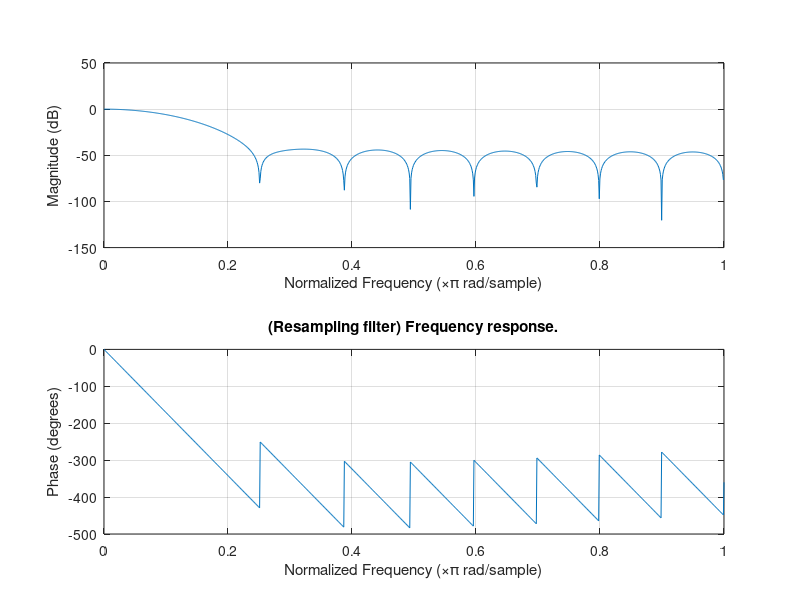

Source code (MATLAB): (Note: this script raises an error after producing the figure.)
%Downsample z-stack with an integer factor. The input is band-passed with a
%bandpass-filter
clc;
close all;
clear all;
Md = 16; %Downsampling factor in z
Mu = 4; %Upsampling factor in z. The combined factor between downsampling and upsampling will be a new resampling factor of Mu/Mz
L = 19; %Filter length
h = fir1(L,1/Md*0.9);
figure(1);freqz(h,1,1024);
title('(Downsampling filter) Frequency response.');


%Dimension of each image
curfolder = 'D:\Mikhail\QDIC\Embryos_2016_02_26\checkpoint6_zees_more';
outdir = 'D:\Mikhail\QDIC\Embryos_2016_02_26\20x_data\Checkpoint6_zee_more\Raw_frames';
if (~exist(outdir))
    mkdir(outdir);
end
ff=0:13;
tt=0:0;
chh=1;
ii=0;
cc=0;
rr=0;
zz = 0:2048;
mm=0:3;
fname =@(odir,f,t,i,ch,c,r,z,m) sprintf('%s\\f%d_t%d_i%d_ch%d_c%d_r%d_z%d_m%d.tif',odir,f,t,i,ch,c,r,z,m);
fname2 =@(odir,f,t,i,ch,c,r,z,str) sprintf('%s\\f%d_t%d_i%d_ch%d_c%d_r%d_z%d_%s.tif',odir,f,t,i,ch,c,r,z,str);




%Now, go downsampling the data
%p=gcp;
%delete(p);
%p=parpool(4);


hr = fir1(L,1/max(Mu,Md)*0.9);
figure(1);freqz(hr,1,1024);
title('(Resampling filter) Frequency response.');
disp(['Downsampling: ' num2str(Md) 'x, upsampling: ' num2str(Mu) 'x...']);
    
%Polyphase filtering, make sure the length of the polyphase filter is  
h_L = length(hr(:));
h_L1 = ceil(h_L/lcm(Md,Mu))*lcm(Md,Mu); %Make sure the length of the filter is a multiple of Mu and Md. This will make the indexing less...crazy.
%Zeropad the data with 0 to make the filter polyphase
h_poly = [hr(:);zeros(h_L1-h_L,1)];
%Select polyphase filter
h_poly_length = h_L1/Md; %Length of each polyphase filter

    
newdatalength = ceil(length(zz)*Mu/Md)*Md;%Make sure the new size is is 
disp(['Original data length: ' num2str(length(zz)) ', new length after upsampling: ' num2str(newdatalength)]);
frametype = 'raw';
for f=ff
    for t=tt
        for i=ii
            for ch=chh
                for c=cc
                    for r=rr
                        if (strcmp(frametype,'raw')==1)
                            %Get dimension of the first image
                            tempim = imread(fname(curfolder,ff(1),tt(1),ii(1),chh(1),cc(1),rr(1),zz(1),mm(1)));
                            nrows = size(tempim,1);
                            ncols = size(tempim,2);
                            for m=mm
                                    input_buffer = zeros(nrows,ncols,size(h_poly,1));%Buffer the input
                                    outputidx = 1;
                                    lastidx_non_upsampled = 0; %This is the indices of the original dataset that was added and not upsampled
                                    lastposition_non_upsampled = 0; %Position of the last non-upsampled data

                                    for sampleidx = 1:Md:newdatalength
                                        disp(['Processing at: ' num2str(outputidx) '/' num2str(newdatalength/Md) ' frameidx: ' num2str(m)]);
                                        lastidx = sampleidx; %These are the indices in the upsampled dataset
                                        firstidx = lastidx - Md +1;
                                        if (lastidx ==1)
                                            curim = cast(imread(fname(curfolder,f,t,i,ch,c,r,zz(lastidx),m)),'single');
                                            input_buffer(:,:,1) = curim;
                                            lastidx_non_upsampled = 1; %Only the first sample added
                                            lastposition_non_upsampled = 1; %It is at position 1
                                        else
                                            input_buffer = circshift(input_buffer,Md,3);
                                            lastposition_non_upsampled = lastposition_non_upsampled+Md; %Update the location of the last sample

                                            while (lastposition_non_upsampled>Mu)
                                               lastidx_non_upsampled = lastidx_non_upsampled+1;
                                               curim = cast(imread(fname(curfolder,f,t,i,ch,c,r,zz(lastidx_non_upsampled),m)),'single'); %Read next image in
                                               lastposition_non_upsampled = lastposition_non_upsampled-Mu; %Calculate its new position
                                               input_buffer(:,:,lastposition_non_upsampled)=curim;
                                            end

                                        end
                                        outputim = cast(sum(input_buffer.*repmat(reshape(h_poly,[1 1 length(h_poly(:))]),...
                                                        [size(input_buffer,1),size(input_buffer,2),1]),3),'uint16');

                                        if ((sampleidx>=(h_L1))&(sampleidx<(newdatalength-h_L1)))
                                            outname = fname(outdir,f,t,i,ch,c,r,outputidx,m);
                                            writeTIFF(outputim,outname,'uint16');
                                        end
                                        outputidx = outputidx+1;
                                    end
                            end
                        else
                                    %Get dimension of the first image
                                    tempim = imread(fname2(curfolder,ff(1),tt(1),ii(1),chh(1),cc(1),rr(1),zz(1),'qdic'));
                                    nrows = size(tempim,1);
                                    ncols = size(tempim,2);
                                    input_buffer = zeros(nrows,ncols,size(h_poly,1));%Buffer the input
                                    outputidx = 1;
                                    lastidx_non_upsampled = 0; %This is the indices of the original dataset that was added and not upsampled
                                    lastposition_non_upsampled = 0; %Position of the last non-upsampled data

                                    for sampleidx = 1:Md:newdatalength
                                        disp(['Processing at: ' num2str(outputidx) '/' num2str(newdatalength/Md)]);
                                        lastidx = sampleidx; %These are the indices in the upsampled dataset
                                        firstidx = lastidx - Md +1;
                                        if (lastidx ==1)
                                            curim = cast(imread(fname2(curfolder,f,t,i,ch,c,r,zz(lastidx),'qdic')),'single');
                                            input_buffer(:,:,1) = curim;
                                            lastidx_non_upsampled = 1; %Only the first sample added
                                            lastposition_non_upsampled = 1; %It is at position 1
                                        else
                                            input_buffer = circshift(input_buffer,Md,3);
                                            lastposition_non_upsampled = lastposition_non_upsampled+Md; %Update the location of the last sample

                                            while (lastposition_non_upsampled>Mu)
                                               lastidx_non_upsampled = lastidx_non_upsampled+1;
                                               curim = cast(imread(fname2(curfolder,f,t,i,ch,c,r,zz(lastidx_non_upsampled),'qdic')),'single'); %Read next image in
                                               lastposition_non_upsampled = lastposition_non_upsampled-Mu; %Calculate its new position
                                               input_buffer(:,:,lastposition_non_upsampled)=curim;
                                            end

                                        end
                                        outputim = cast(sum(input_buffer.*repmat(reshape(h_poly,[1 1 length(h_poly(:))]),...
                                                        [size(input_buffer,1),size(input_buffer,2),1]),3),'double');

                                        if ((sampleidx>=(h_L1))&(sampleidx<(newdatalength-h_L1)))
                                            outname = fname2(outdir,f,t,i,ch,c,r,outputidx,'qdic');
                                            writeTIFF(outputim,outname);
                                        end
                                        outputidx = outputidx+1;
                                    end

                            
                            
                        end
                     end
                 end
             end
         end
    end
end



